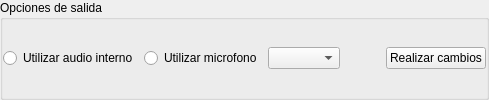
    <widget class="QGroupBox" name="groupBox">
     <property name="title">
      <string>Opciones de salida</string>
     </property>
     <layout class="QGridLayout" name="gridLayout_2">
      <property name="leftMargin">
       <number>0</number>
      </property>
      <property name="topMargin">
       <number>0</number>
      </property>
      <property name="rightMargin">
       <number>0</number>
      </property>
      <property name="bottomMargin">
       <number>0</number>
      </property>
      <item row="1" column="4">
       <spacer name="horizontalSpacer_2">
        <property name="orientation">
         <enum>Qt::Horizontal</enum>
        </property>
        <property name="sizeHint" stdset="0">
         <size>
          <width>40</width>
          <height>20</height>
         </size>
        </property>
       </spacer>
      </item>
      <item row="1" column="0">
       <widget class="QRadioButton" name="radioButton">
        <property name="toolTip">
         <string>Se graba desde la entrada de audio</string>
        </property>
        <property name="statusTip">
         <string>Se graba desde la entrada de audio</string>
        </property>
        <property name="whatsThis">
         <string>Se graba desde la entrada de audio</string>
        </property>
        <property name="text">
         <string>Utilizar audio interno</string>
        </property>
       </widget>
      </item>
      <item row="1" column="1">
       <widget class="QRadioButton" name="radioButton_2">
        <property name="toolTip">
         <string>Se graba desde la entrada de microfono</string>
        </property>
        <property name="statusTip">
         <string>Se graba desde la entrada de microfono</string>
        </property>
        <property name="whatsThis">
         <string>Se graba desde la entrada de microfono</string>
        </property>
        <property name="text">
         <string>Utilizar microfono</string>
        </property>
       </widget>
      </item>
      <item row="1" column="2">
       <widget class="QComboBox" name="comboBox">
        <property name="toolTip">
         <string>Entradas accesibles</string>
        </property>
        <property name="statusTip">
         <string>Entradas accesibles</string>
        </property>
        <property name="whatsThis">
         <string>Entradas accesibles</string>
        </property>
       </widget>
      </item>
      <item row="1" column="5">
       <widget class="QPushButton" name="pushButton_2">
        <property name="toolTip">
         <string>Realizar cambio de salida de grabacion </string>
        </property>
        <property name="statusTip">
         <string>Realizar cambio de salida de grabacion</string>
        </property>
        <property name="whatsThis">
         <string>Realizar cambio de salida de grabacion</string>
        </property>
        <property name="text">
         <string>Realizar cambios</string>
        </property>
        <property name="icon">
         <iconset resource="recoverdrake.qrc">
          <normaloff>:/Imagenes/arreglo.png</normaloff>:/Imagenes/arreglo.png</iconset>
        </property>
        <property name="iconSize">
         <size>
          <width>25</width>
          <height>25</height>
         </size>
        </property>
       </widget>
      </item>
     </layout>
    </widget>
